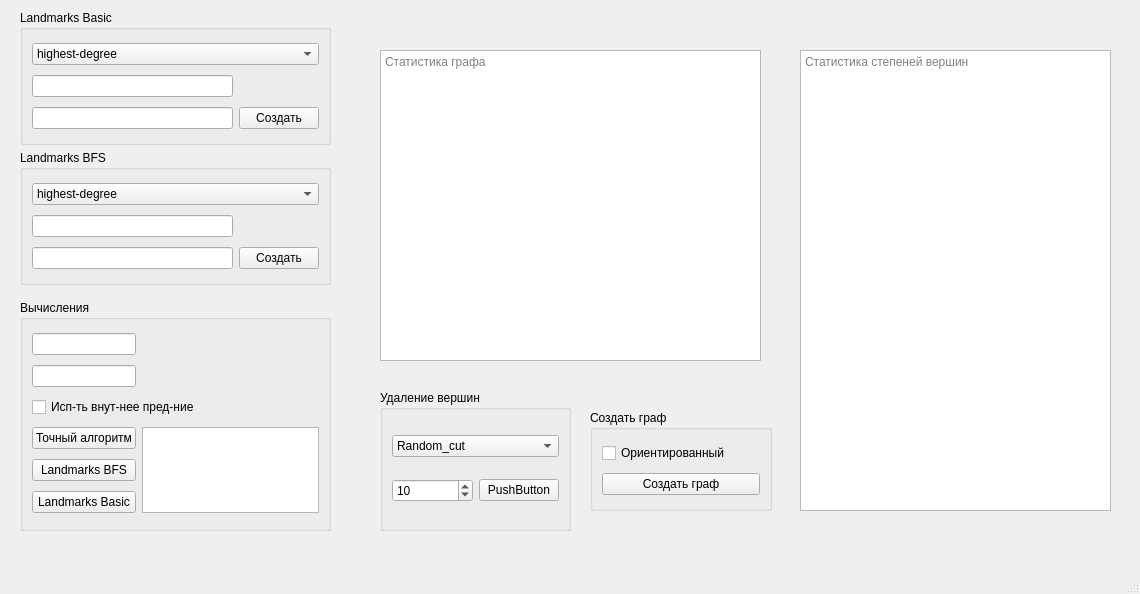
<?xml version="1.0" encoding="UTF-8"?>
<ui version="4.0">
 <class>MainWindow</class>
 <widget class="QMainWindow" name="MainWindow">
  <property name="geometry">
   <rect>
    <x>0</x>
    <y>0</y>
    <width>1140</width>
    <height>594</height>
   </rect>
  </property>
  <property name="windowTitle">
   <string>MainWindow</string>
  </property>
  <widget class="QWidget" name="centralwidget">
   <widget class="QGroupBox" name="gbLandmarksBasic">
    <property name="geometry">
     <rect>
      <x>20</x>
      <y>10</y>
      <width>311</width>
      <height>135</height>
     </rect>
    </property>
    <property name="title">
     <string>Landmarks Basic</string>
    </property>
    <layout class="QGridLayout" name="gridLayout_2">
     <item row="1" column="0">
      <widget class="QLineEdit" name="txtBasicK"/>
     </item>
     <item row="2" column="0">
      <widget class="QLineEdit" name="txtBasicM"/>
     </item>
     <item row="2" column="1">
      <widget class="QPushButton" name="btnCreateBasic">
       <property name="text">
        <string>Создать</string>
       </property>
      </widget>
     </item>
     <item row="0" column="0" colspan="2">
      <widget class="QComboBox" name="cmbBasicMethod">
       <property name="editable">
        <bool>false</bool>
       </property>
       <item>
        <property name="text">
         <string>highest-degree</string>
        </property>
       </item>
       <item>
        <property name="text">
         <string>best-coverage</string>
        </property>
       </item>
       <item>
        <property name="text">
         <string>random</string>
        </property>
       </item>
      </widget>
     </item>
    </layout>
   </widget>
   <widget class="QGroupBox" name="gbLandmarksBFS">
    <property name="geometry">
     <rect>
      <x>20</x>
      <y>150</y>
      <width>311</width>
      <height>135</height>
     </rect>
    </property>
    <property name="title">
     <string>Landmarks BFS</string>
    </property>
    <layout class="QGridLayout" name="gridLayout_3">
     <item row="0" column="0" colspan="2">
      <widget class="QComboBox" name="cmbBFSMethod">
       <property name="editable">
        <bool>false</bool>
       </property>
       <item>
        <property name="text">
         <string>highest-degree</string>
        </property>
       </item>
       <item>
        <property name="text">
         <string>best-coverage</string>
        </property>
       </item>
       <item>
        <property name="text">
         <string>random</string>
        </property>
       </item>
      </widget>
     </item>
     <item row="1" column="0">
      <widget class="QLineEdit" name="txtBFSK"/>
     </item>
     <item row="2" column="0">
      <widget class="QLineEdit" name="txtBFSM"/>
     </item>
     <item row="2" column="1">
      <widget class="QPushButton" name="btnCreateBFS">
       <property name="text">
        <string>Создать</string>
       </property>
      </widget>
     </item>
    </layout>
   </widget>
   <widget class="QGroupBox" name="gbCalculations">
    <property name="geometry">
     <rect>
      <x>20</x>
      <y>300</y>
      <width>311</width>
      <height>231</height>
     </rect>
    </property>
    <property name="title">
     <string>Вычисления</string>
    </property>
    <layout class="QGridLayout" name="gridLayout">
     <item row="0" column="0">
      <widget class="QLineEdit" name="txtS">
       <property name="text">
        <string/>
       </property>
      </widget>
     </item>
     <item row="1" column="0">
      <widget class="QLineEdit" name="txtT">
       <property name="text">
        <string/>
       </property>
      </widget>
     </item>
     <item row="2" column="0" colspan="2">
      <widget class="QCheckBox" name="chkInternalRepr">
       <property name="text">
        <string>Исп-ть внут-нее пред-ние</string>
       </property>
      </widget>
     </item>
     <item row="3" column="0">
      <widget class="QPushButton" name="btnExact">
       <property name="text">
        <string>Точный алгоритм</string>
       </property>
      </widget>
     </item>
     <item row="3" column="1" rowspan="3">
      <widget class="QTextEdit" name="txtResults">
       <property name="readOnly">
        <bool>true</bool>
       </property>
      </widget>
     </item>
     <item row="4" column="0">
      <widget class="QPushButton" name="btnApproxBFS">
       <property name="text">
        <string>Landmarks BFS</string>
       </property>
      </widget>
     </item>
     <item row="5" column="0">
      <widget class="QPushButton" name="btnApproxBasic">
       <property name="text">
        <string>Landmarks Basic</string>
       </property>
      </widget>
     </item>
    </layout>
   </widget>
   <widget class="QTextEdit" name="textEditStats">
    <property name="geometry">
     <rect>
      <x>380</x>
      <y>50</y>
      <width>381</width>
      <height>311</height>
     </rect>
    </property>
    <property name="readOnly">
     <bool>true</bool>
    </property>
    <property name="placeholderText">
     <string>Статистика графа</string>
    </property>
   </widget>
   <widget class="QTextEdit" name="textEditDegrees">
    <property name="geometry">
     <rect>
      <x>800</x>
      <y>50</y>
      <width>311</width>
      <height>461</height>
     </rect>
    </property>
    <property name="readOnly">
     <bool>true</bool>
    </property>
    <property name="placeholderText">
     <string>Статистика степеней вершин</string>
    </property>
   </widget>
   <widget class="QGroupBox" name="groupBoxCut">
    <property name="geometry">
     <rect>
      <x>380</x>
      <y>390</y>
      <width>191</width>
      <height>141</height>
     </rect>
    </property>
    <property name="title">
     <string>Удаление вершин</string>
    </property>
    <layout class="QGridLayout" name="gridLayout_4">
     <item row="0" column="0" colspan="2">
      <widget class="QComboBox" name="comboCutMethod">
       <item>
        <property name="text">
         <string>Random_cut</string>
        </property>
       </item>
       <item>
        <property name="text">
         <string>Max_cut</string>
        </property>
       </item>
      </widget>
     </item>
     <item row="1" column="0">
      <widget class="QSpinBox" name="spinCutPercent">
       <property name="maximum">
        <number>100</number>
       </property>
       <property name="value">
        <number>10</number>
       </property>
      </widget>
     </item>
     <item row="1" column="1">
      <widget class="QPushButton" name="btnCutRun">
       <property name="text">
        <string>PushButton</string>
       </property>
      </widget>
     </item>
    </layout>
   </widget>
   <widget class="QGroupBox" name="groupBoxCreateGraph">
    <property name="geometry">
     <rect>
      <x>590</x>
      <y>410</y>
      <width>182</width>
      <height>101</height>
     </rect>
    </property>
    <property name="title">
     <string>Создать граф</string>
    </property>
    <layout class="QGridLayout" name="gridLayout_5">
     <item row="1" column="0">
      <widget class="QPushButton" name="createGraphButton">
       <property name="text">
        <string>Создать граф</string>
       </property>
      </widget>
     </item>
     <item row="0" column="0">
      <widget class="QCheckBox" name="chkIsDirected">
       <property name="text">
        <string>Ориентированный</string>
       </property>
      </widget>
     </item>
    </layout>
   </widget>
  </widget>
  <widget class="QMenuBar" name="menubar">
   <property name="geometry">
    <rect>
     <x>0</x>
     <y>0</y>
     <width>1140</width>
     <height>23</height>
    </rect>
   </property>
  </widget>
  <widget class="QStatusBar" name="statusbar"/>
 </widget>
 <resources/>
 <connections/>
</ui>
